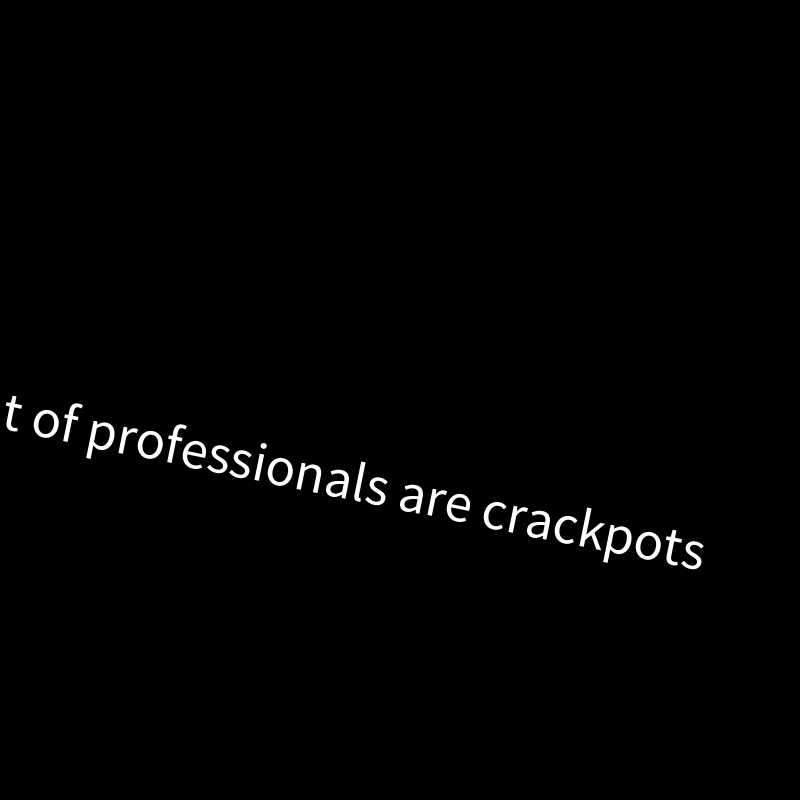
Frame 1 (no input)
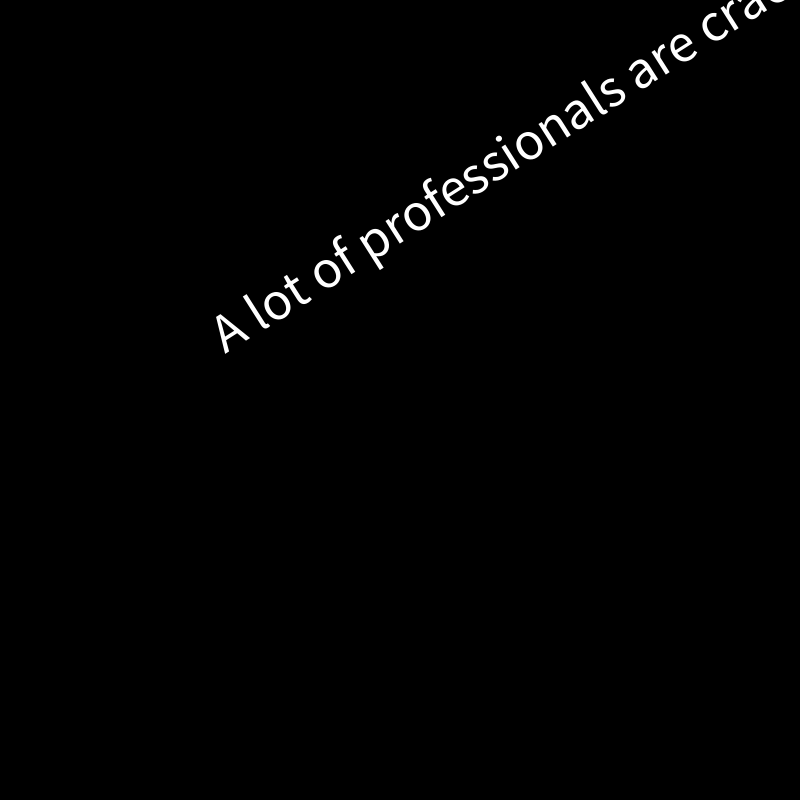
Frame 60 (the mouse pressed at the canvas centre just before this capture)
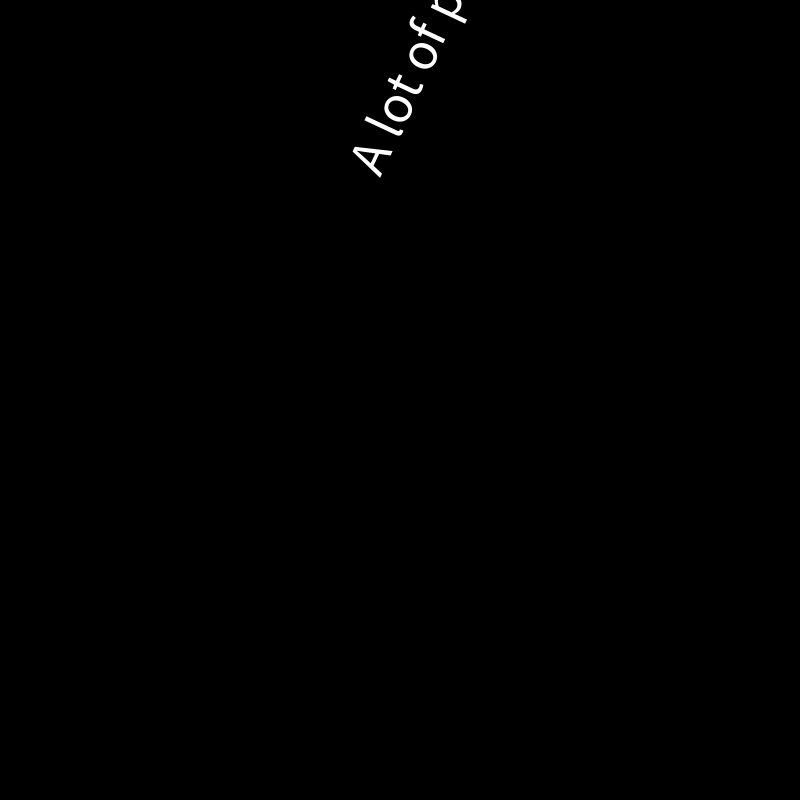
Frame 120 (the mouse held since frame 60 and released just before this capture)

The Processing sketch that drew these frames (run headless with seeded random() and noise(); from frame 60 on, the mouse is pressed at the canvas centre):

// Processing sketch: a1r3_sketch_JennyHolzerPiece
// ── a1r3_sketch_JennyHolzerPiece.pde
/*
Truisms
  Jenny Holzer (American, 1950- ongoing)

https://www.cs.utexas.edu/~field/holzer/truisms.txt
*/

void setup() {
  size(800, 800);
  
}

void draw() {
  background(0);
  
  
  rotate(frameCount * 0.2);
  
  textSize(55);
  textAlign(CENTER, CENTER);
  text("A lot of professionals are crackpots", 400, 400);
  
  
  save("output.png");
  
  
}
